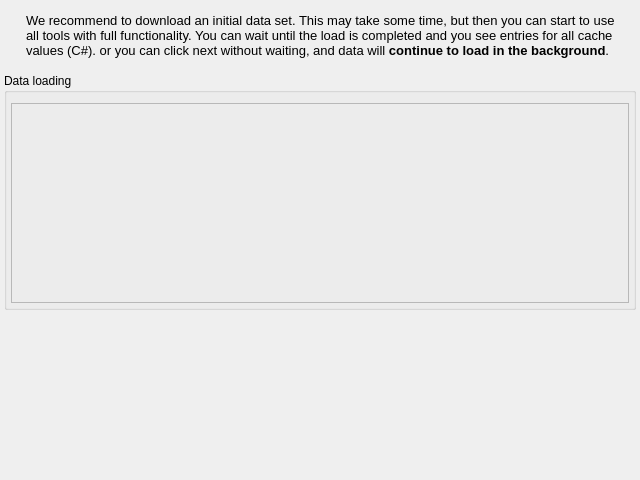
<?xml version="1.0" encoding="UTF-8"?>
<ui version="4.0">
 <class>CInitialDataLoadComponent</class>
 <widget class="QFrame" name="CInitialDataLoadComponent">
  <property name="geometry">
   <rect>
    <x>0</x>
    <y>0</y>
    <width>640</width>
    <height>480</height>
   </rect>
  </property>
  <property name="windowTitle">
   <string>Initial data loading</string>
  </property>
  <layout class="QVBoxLayout" name="vl_DataLoadComponent" stretch="0,1">
   <property name="leftMargin">
    <number>4</number>
   </property>
   <property name="topMargin">
    <number>4</number>
   </property>
   <property name="rightMargin">
    <number>4</number>
   </property>
   <property name="bottomMargin">
    <number>4</number>
   </property>
   <item>
    <widget class="QFrame" name="fr_Header">
     <layout class="QHBoxLayout" name="hl_HeaderText" stretch="0,1">
      <item>
       <widget class="QLabel" name="lbl_HeaderIcon">
        <property name="textFormat">
         <enum>Qt::AutoText</enum>
        </property>
        <property name="pixmap">
         <pixmap resource="../../misc/misc.qrc">:/own/icons/own/swift3D/sw3DGreen-32.png</pixmap>
        </property>
       </widget>
      </item>
      <item>
       <widget class="QLabel" name="lbl_HeaderText">
        <property name="text">
         <string>&lt;html&gt;&lt;head/&gt;&lt;body&gt;&lt;p&gt;&lt;span style=&quot; font-size:10pt;&quot;&gt;We recommend to download an initial data set. This may take some time, but then you can start to use all tools with full functionality. You can wait until the load is completed and you see entries for all cache values (C#). or you can click next without waiting, and data will &lt;/span&gt;&lt;span style=&quot; font-size:10pt; font-weight:600;&quot;&gt;continue to load in the background&lt;/span&gt;&lt;span style=&quot; font-size:10pt;&quot;&gt;.&lt;/span&gt;&lt;/p&gt;&lt;/body&gt;&lt;/html&gt;</string>
        </property>
        <property name="wordWrap">
         <bool>true</bool>
        </property>
       </widget>
      </item>
     </layout>
    </widget>
   </item>
   <item alignment="Qt::AlignTop">
    <widget class="QGroupBox" name="gb_DataLoading">
     <property name="title">
      <string>Data loading</string>
     </property>
     <layout class="QVBoxLayout" name="vl_DataLoading">
      <property name="leftMargin">
       <number>4</number>
      </property>
      <property name="topMargin">
       <number>4</number>
      </property>
      <property name="rightMargin">
       <number>4</number>
      </property>
      <property name="bottomMargin">
       <number>4</number>
      </property>
      <item>
       <widget class="BlackGui::Components::CInfoBarWebReadersStatusSmallComponent" name="comp_InfoBar">
        <property name="frameShape">
         <enum>QFrame::StyledPanel</enum>
        </property>
        <property name="frameShadow">
         <enum>QFrame::Raised</enum>
        </property>
       </widget>
      </item>
      <item>
       <widget class="BlackGui::Components::CDbLoadOverviewComponent" name="comp_DataUpdates">
        <property name="minimumSize">
         <size>
          <width>0</width>
          <height>200</height>
         </size>
        </property>
        <property name="frameShape">
         <enum>QFrame::StyledPanel</enum>
        </property>
        <property name="frameShadow">
         <enum>QFrame::Raised</enum>
        </property>
       </widget>
      </item>
     </layout>
    </widget>
   </item>
  </layout>
 </widget>
 <customwidgets>
  <customwidget>
   <class>BlackGui::Components::CDbLoadOverviewComponent</class>
   <extends>QFrame</extends>
   <header>blackgui/components/dbloadoverviewcomponent.h</header>
   <container>1</container>
  </customwidget>
  <customwidget>
   <class>BlackGui::Components::CInfoBarWebReadersStatusSmallComponent</class>
   <extends>QFrame</extends>
   <header>blackgui/components/infobarwebreadersstatussmallcomponent.h</header>
   <container>1</container>
  </customwidget>
 </customwidgets>
 <resources>
  <include location="../../misc/misc.qrc"/>
 </resources>
 <connections/>
</ui>
